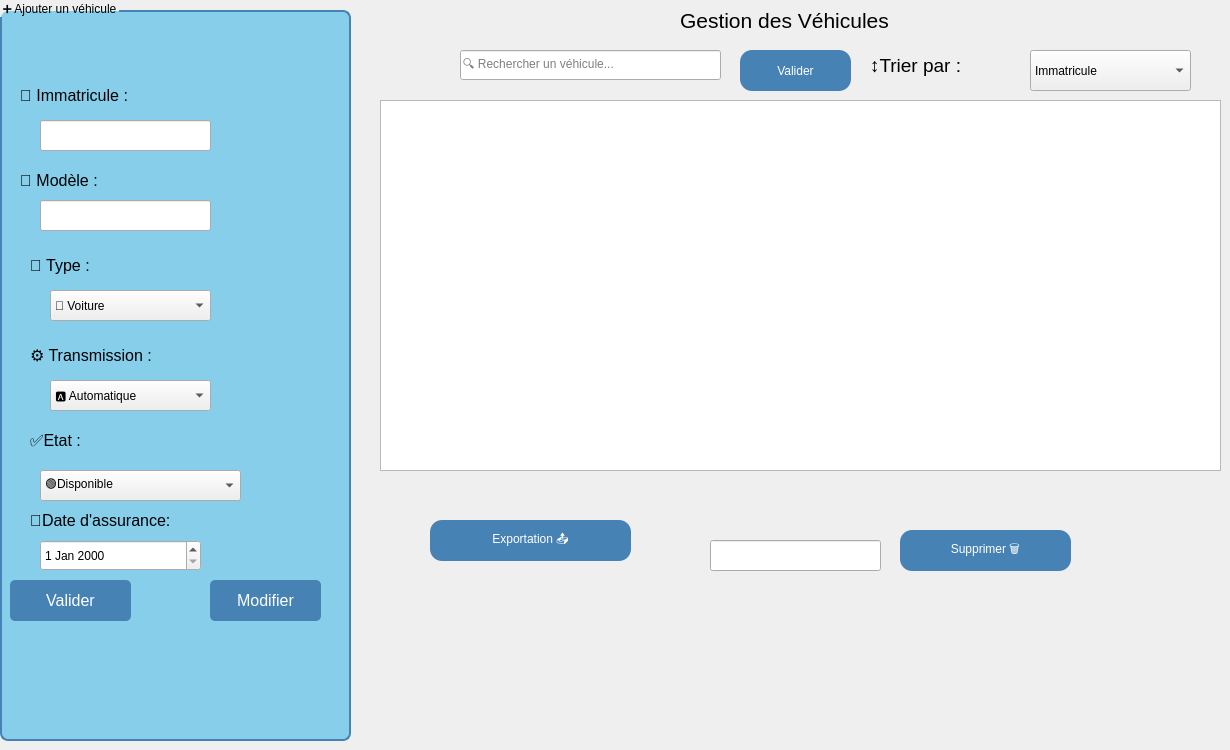
      <widget class="QWidget" name="tabAcceuil">
       <attribute name="title">
        <string>Acceuil</string>
       </attribute>
       <widget class="QLabel" name="labelTitre_2">
        <property name="geometry">
         <rect>
          <x>680</x>
          <y>-10</y>
          <width>471</width>
          <height>61</height>
         </rect>
        </property>
        <property name="font">
         <font>
          <family>Segoe UI</family>
          <pointsize>16</pointsize>
          <italic>false</italic>
          <bold>false</bold>
         </font>
        </property>
        <property name="styleSheet">
         <string notr="true">font: 16pt &quot;Segoe UI&quot;;</string>
        </property>
        <property name="text">
         <string>Gestion des Véhicules</string>
        </property>
       </widget>
       <widget class="QGroupBox" name="groupBoxAjout">
        <property name="geometry">
         <rect>
          <x>0</x>
          <y>0</y>
          <width>351</width>
          <height>741</height>
         </rect>
        </property>
        <property name="styleSheet">
         <string notr="true">QGroupBox {
        font: 900 9pt &quot;Segoe UI&quot;;
        font: 900 9pt &quot;Segoe UI&quot;;
        font: 16pt &quot;Segoe UI&quot;;

        background-color: rgb(135, 206, 235);
    border: 2px solid #4682B4;
    border-radius: 8px;
    margin-top: 10px;
}
QPushButton {
    background-color: #4682B4;
    color: white;
    border-radius: 5px;
    padding: 5px;
}
QPushButton:hover {
    background-color: #5A9BD5;
}</string>
        </property>
        <property name="title">
         <string>➕ Ajouter un véhicule</string>
        </property>
        <widget class="QLabel" name="labelImmatricule">
         <property name="geometry">
          <rect>
           <x>20</x>
           <y>80</y>
           <width>201</width>
           <height>31</height>
          </rect>
         </property>
         <property name="font">
          <font>
           <family>Segoe UI</family>
           <pointsize>12</pointsize>
           <italic>false</italic>
           <bold>false</bold>
          </font>
         </property>
         <property name="text">
          <string>🔢 Immatricule :</string>
         </property>
        </widget>
        <widget class="QLineEdit" name="lineEdit_immatricule_2">
         <property name="geometry">
          <rect>
           <x>40</x>
           <y>120</y>
           <width>171</width>
           <height>31</height>
          </rect>
         </property>
        </widget>
        <widget class="QLabel" name="labelModele">
         <property name="geometry">
          <rect>
           <x>20</x>
           <y>170</y>
           <width>171</width>
           <height>21</height>
          </rect>
         </property>
         <property name="font">
          <font>
           <family>Segoe UI</family>
           <pointsize>12</pointsize>
           <italic>false</italic>
           <bold>false</bold>
          </font>
         </property>
         <property name="text">
          <string>🚗 Modèle :</string>
         </property>
        </widget>
        <widget class="QLineEdit" name="lineEdit_modele">
         <property name="geometry">
          <rect>
           <x>40</x>
           <y>200</y>
           <width>171</width>
           <height>31</height>
          </rect>
         </property>
        </widget>
        <widget class="QLabel" name="labelType">
         <property name="geometry">
          <rect>
           <x>30</x>
           <y>250</y>
           <width>121</width>
           <height>31</height>
          </rect>
         </property>
         <property name="font">
          <font>
           <family>Segoe UI</family>
           <pointsize>12</pointsize>
           <italic>false</italic>
           <bold>false</bold>
          </font>
         </property>
         <property name="text">
          <string>🚛 Type :</string>
         </property>
        </widget>
        <widget class="QComboBox" name="comboBox_type_2">
         <property name="geometry">
          <rect>
           <x>50</x>
           <y>290</y>
           <width>161</width>
           <height>31</height>
          </rect>
         </property>
         <item>
          <property name="text">
           <string>🚗 Voiture</string>
          </property>
         </item>
         <item>
          <property name="text">
           <string>🚛 Camion</string>
          </property>
         </item>
         <item>
          <property name="text">
           <string>🏍️ Moto</string>
          </property>
         </item>
        </widget>
        <widget class="QPushButton" name="pushButton_validervehicule">
         <property name="geometry">
          <rect>
           <x>10</x>
           <y>580</y>
           <width>121</width>
           <height>41</height>
          </rect>
         </property>
         <property name="font">
          <font>
           <family>Segoe UI</family>
           <pointsize>12</pointsize>
           <italic>false</italic>
           <bold>false</bold>
          </font>
         </property>
         <property name="text">
          <string>Valider</string>
         </property>
        </widget>
        <widget class="QPushButton" name="pushButton_modifiervehicule">
         <property name="geometry">
          <rect>
           <x>210</x>
           <y>580</y>
           <width>111</width>
           <height>41</height>
          </rect>
         </property>
         <property name="font">
          <font>
           <family>Segoe UI</family>
           <pointsize>12</pointsize>
           <italic>false</italic>
           <bold>false</bold>
          </font>
         </property>
         <property name="text">
          <string>Modifier</string>
         </property>
        </widget>
        <widget class="QDateEdit" name="dateEdit_assurance">
         <property name="geometry">
          <rect>
           <x>40</x>
           <y>540</y>
           <width>161</width>
           <height>31</height>
          </rect>
         </property>
        </widget>
        <widget class="QLabel" name="label_104">
         <property name="geometry">
          <rect>
           <x>30</x>
           <y>510</y>
           <width>241</width>
           <height>20</height>
          </rect>
         </property>
         <property name="font">
          <font>
           <family>Segoe UI</family>
           <pointsize>12</pointsize>
           <italic>false</italic>
           <bold>false</bold>
          </font>
         </property>
         <property name="text">
          <string>📝Date d'assurance:</string>
         </property>
        </widget>
        <widget class="QComboBox" name="comboBox_etat">
         <property name="geometry">
          <rect>
           <x>40</x>
           <y>470</y>
           <width>201</width>
           <height>31</height>
          </rect>
         </property>
         <item>
          <property name="text">
           <string>🟢Disponible</string>
          </property>
         </item>
         <item>
          <property name="text">
           <string>🔴Indisponible</string>
          </property>
         </item>
        </widget>
        <widget class="QLabel" name="label_105">
         <property name="geometry">
          <rect>
           <x>30</x>
           <y>420</y>
           <width>101</width>
           <height>41</height>
          </rect>
         </property>
         <property name="font">
          <font>
           <family>Segoe UI</family>
           <pointsize>12</pointsize>
           <italic>false</italic>
           <bold>false</bold>
          </font>
         </property>
         <property name="text">
          <string>✅Etat :</string>
         </property>
        </widget>
        <widget class="QComboBox" name="comboBox_transmission">
         <property name="geometry">
          <rect>
           <x>50</x>
           <y>380</y>
           <width>161</width>
           <height>31</height>
          </rect>
         </property>
         <item>
          <property name="text">
           <string>🅰️ Automatique</string>
          </property>
         </item>
         <item>
          <property name="text">
           <string>🅼 Manuelle</string>
          </property>
         </item>
        </widget>
        <widget class="QLabel" name="label_106">
         <property name="geometry">
          <rect>
           <x>30</x>
           <y>340</y>
           <width>181</width>
           <height>31</height>
          </rect>
         </property>
         <property name="font">
          <font>
           <family>Segoe UI</family>
           <pointsize>12</pointsize>
           <italic>false</italic>
           <bold>false</bold>
          </font>
         </property>
         <property name="text">
          <string>⚙️ Transmission :</string>
         </property>
        </widget>
       </widget>
       <widget class="QLineEdit" name="lineEdit_rechercheVehicule">
        <property name="geometry">
         <rect>
          <x>460</x>
          <y>50</y>
          <width>261</width>
          <height>30</height>
         </rect>
        </property>
        <property name="placeholderText">
         <string>🔍 Rechercher un véhicule...</string>
        </property>
       </widget>
       <widget class="QPushButton" name="pushButton_exporterVehicule">
        <property name="geometry">
         <rect>
          <x>430</x>
          <y>520</y>
          <width>201</width>
          <height>41</height>
         </rect>
        </property>
        <property name="styleSheet">
         <string notr="true">background-color: rgb(70, 130, 180);
font: 14pt &quot;Segoe UI&quot;;
font: 900 12pt &quot;Segoe UI&quot;;

    color: white;                /* لون النص */
    border-radius: 12px;         /* الحواف مدوّرة */
    padding: 8px 16px;</string>
        </property>
        <property name="text">
         <string>Exportation 📤</string>
        </property>
       </widget>
       <widget class="QPushButton" name="pushButton_rechercheVehicule">
        <property name="geometry">
         <rect>
          <x>740</x>
          <y>50</y>
          <width>111</width>
          <height>41</height>
         </rect>
        </property>
        <property name="styleSheet">
         <string notr="true">background-color: rgb(70, 130, 180);
font: 14pt &quot;Segoe UI&quot;;
font: 900 12pt &quot;Segoe UI&quot;;

    color: white;                /* لون النص */
    border-radius: 12px;         /* الحواف مدوّرة */
    padding: 8px 16px;
</string>
        </property>
        <property name="text">
         <string>Valider</string>
        </property>
       </widget>
       <widget class="QLabel" name="label_107">
        <property name="geometry">
         <rect>
          <x>870</x>
          <y>50</y>
          <width>151</width>
          <height>31</height>
         </rect>
        </property>
        <property name="font">
         <font>
          <family>Segoe UI</family>
          <pointsize>14</pointsize>
          <italic>false</italic>
          <bold>false</bold>
         </font>
        </property>
        <property name="styleSheet">
         <string notr="true">font: 14pt &quot;Segoe UI&quot;;</string>
        </property>
        <property name="text">
         <string>↕️Trier par :</string>
        </property>
       </widget>
       <widget class="QComboBox" name="comboBox_trierVehicule">
        <property name="geometry">
         <rect>
          <x>1030</x>
          <y>50</y>
          <width>161</width>
          <height>41</height>
         </rect>
        </property>
        <item>
         <property name="text">
          <string>Immatricule</string>
         </property>
        </item>
        <item>
         <property name="text">
          <string>Modele</string>
         </property>
        </item>
        <item>
         <property name="text">
          <string>Type</string>
         </property>
        </item>
       </widget>
       <widget class="QPushButton" name="pushButton_supprimervehicule">
        <property name="geometry">
         <rect>
          <x>900</x>
          <y>530</y>
          <width>171</width>
          <height>41</height>
         </rect>
        </property>
        <property name="styleSheet">
         <string notr="true">background-color: rgb(70, 130, 180);
font: 14pt &quot;Segoe UI&quot;;
font: 900 12pt &quot;Segoe UI&quot;;

    color: white;                /* لون النص */
    border-radius: 12px;         /* الحواف مدوّرة */
    padding: 8px 16px;</string>
        </property>
        <property name="text">
         <string>Supprimer 🗑️</string>
        </property>
       </widget>
       <widget class="QLineEdit" name="lineEdit_32">
        <property name="geometry">
         <rect>
          <x>710</x>
          <y>540</y>
          <width>171</width>
          <height>31</height>
         </rect>
        </property>
       </widget>
       <widget class="QTableView" name="tableView_vehicules">
        <property name="geometry">
         <rect>
          <x>380</x>
          <y>100</y>
          <width>841</width>
          <height>371</height>
         </rect>
        </property>
       </widget>
       <zorder>tableView_vehicules</zorder>
       <zorder>labelTitre_2</zorder>
       <zorder>groupBoxAjout</zorder>
       <zorder>lineEdit_rechercheVehicule</zorder>
       <zorder>pushButton_exporterVehicule</zorder>
       <zorder>pushButton_rechercheVehicule</zorder>
       <zorder>label_107</zorder>
       <zorder>comboBox_trierVehicule</zorder>
       <zorder>pushButton_supprimervehicule</zorder>
       <zorder>lineEdit_32</zorder>
      </widget>
